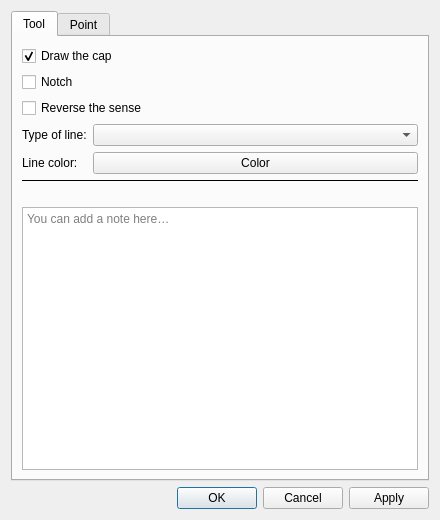
<?xml version="1.0" encoding="UTF-8"?>
<ui version="4.0">
 <class>ODialogDartCap</class>
 <widget class="QDialog" name="ODialogDartCap">
  <property name="geometry">
   <rect>
    <x>0</x>
    <y>0</y>
    <width>440</width>
    <height>520</height>
   </rect>
  </property>
  <property name="windowTitle">
   <string>Dart cap</string>
  </property>
  <layout class="QVBoxLayout" name="verticalLayoutMain">
   <item>
    <widget class="QTabWidget" name="tabWidget">
     <property name="currentIndex">
      <number>0</number>
     </property>
     <widget class="QWidget" name="tab">
      <attribute name="title">
       <string>Tool</string>
      </attribute>
      <layout class="QVBoxLayout" name="verticalLayout">
       <item>
        <widget class="QCheckBox" name="checkBoxDrawCap">
         <property name="text">
          <string>Draw the cap</string>
         </property>
         <property name="checked">
          <bool>true</bool>
         </property>
        </widget>
       </item>
       <item>
        <widget class="QCheckBox" name="checkBoxNotch">
         <property name="toolTip">
          <string>Cut the piece's edge at the cap point, so that the crank is a point of it.</string>
         </property>
         <property name="text">
          <string>Notch</string>
         </property>
        </widget>
       </item>
       <item>
        <widget class="QCheckBox" name="checkBoxSecondSense">
         <property name="toolTip">
          <string>Build the cap on the edge the piece carries at the other point of the opening.</string>
         </property>
         <property name="text">
          <string>Reverse the sense</string>
         </property>
        </widget>
       </item>
       <item>
        <layout class="QFormLayout" name="formLayoutPen">
         <item row="0" column="0">
          <widget class="QLabel" name="labelLineType">
           <property name="text">
            <string>Type of line:</string>
           </property>
          </widget>
         </item>
         <item row="0" column="1">
          <widget class="QComboBox" name="comboBoxLineType">
           <property name="iconSize">
            <size>
             <width>80</width>
             <height>14</height>
            </size>
           </property>
          </widget>
         </item>
         <item row="1" column="0">
          <widget class="QLabel" name="labelLineColor">
           <property name="text">
            <string>Line color:</string>
           </property>
          </widget>
         </item>
         <item row="1" column="1">
          <widget class="VPE::QtColorPicker" name="pushButtonLineColor">
           <property name="text">
            <string notr="true">Color</string>
           </property>
          </widget>
         </item>
        </layout>
       </item>
       <item>
        <widget class="QFrame" name="notesSeparator">
         <property name="frameShape">
          <enum>QFrame::HLine</enum>
         </property>
         <property name="frameShadow">
          <enum>QFrame::Plain</enum>
         </property>
         <property name="maximumSize">
          <size>
           <width>16777215</width>
           <height>1</height>
          </size>
         </property>
        </widget>
       </item>
       <item>
        <widget class="QLabel" name="labelStatus">
         <property name="text">
          <string/>
         </property>
        </widget>
       </item>
       <item>
        <widget class="QPlainTextEdit" name="plainTextEditToolNotes">
         <property name="placeholderText">
          <string>You can add a note here…</string>
         </property>
        </widget>
       </item>
      </layout>
     </widget>
     <widget class="QWidget" name="tab_2">
      <attribute name="title">
       <string>Point</string>
      </attribute>
      <layout class="QFormLayout" name="formLayoutPoint">
       <item row="0" column="0">
        <widget class="QLabel" name="labelEditNamePoint">
         <property name="text">
          <string>Point name:</string>
         </property>
        </widget>
       </item>
       <item row="0" column="1">
        <widget class="QLineEdit" name="lineEditNamePoint"/>
       </item>
      </layout>
     </widget>
    </widget>
   </item>
   <item>
    <widget class="QDialogButtonBox" name="buttonBox">
     <property name="orientation">
      <enum>Qt::Horizontal</enum>
     </property>
     <property name="standardButtons">
      <set>QDialogButtonBox::Apply|QDialogButtonBox::Cancel|QDialogButtonBox::Ok</set>
     </property>
    </widget>
   </item>
  </layout>
 </widget>
 <customwidgets>
  <customwidget>
   <class>VPE::QtColorPicker</class>
   <extends>QPushButton</extends>
   <header>../vpropertyexplorer/qtcolorpicker.h</header>
  </customwidget>
  <customwidget>
   <class>VCompleterLineEdit</class>
   <extends>QLineEdit</extends>
   <header>../vwidgets/vlineedit.h</header>
  </customwidget>
 </customwidgets>
 <resources/>
 <connections/>
</ui>
